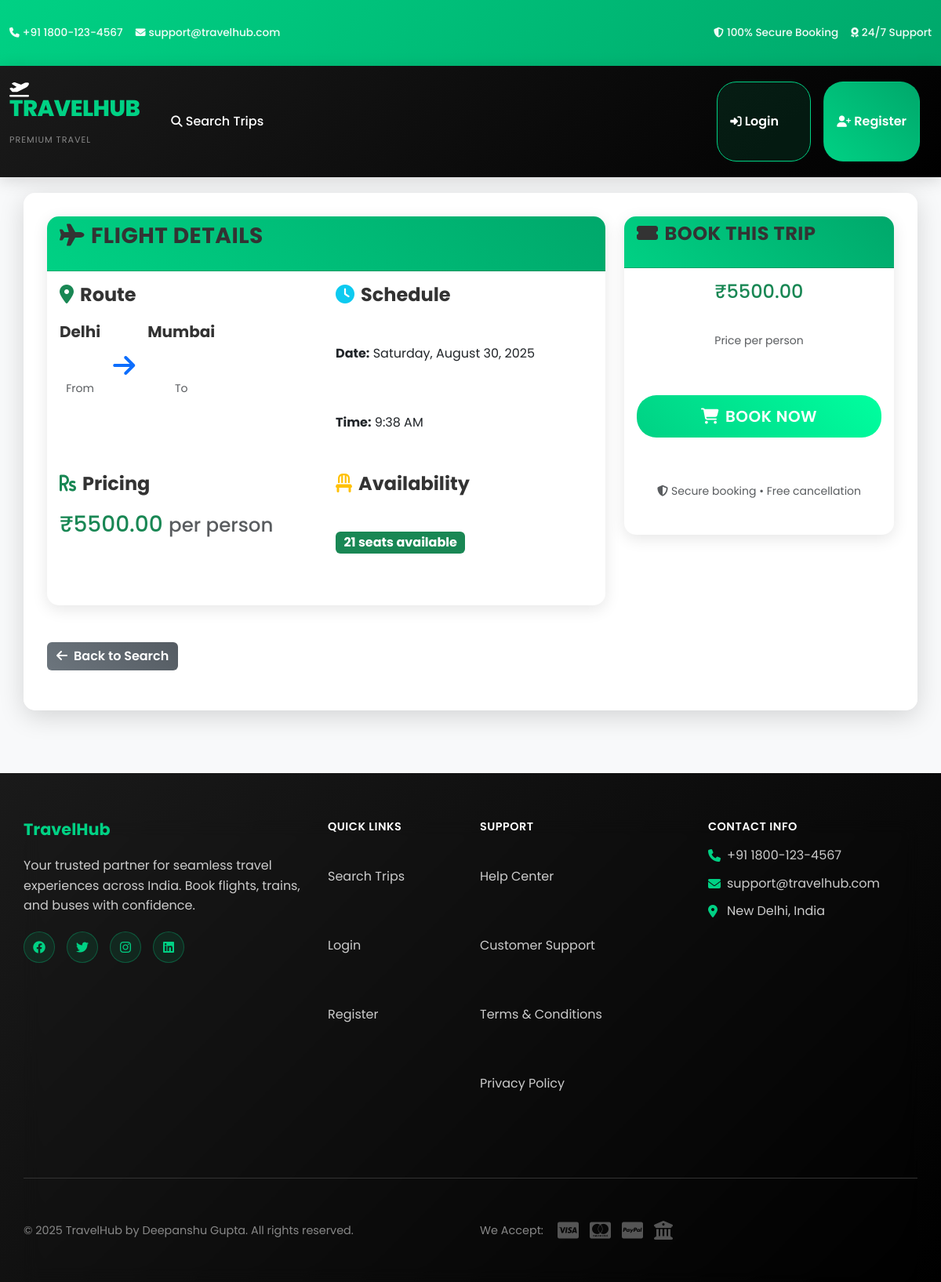
/1/, run on the app's committed database.
### trips/models.py (models this page shows, shortened)
class TravelOption(models.Model):
    FLIGHT = 'Flight'
    TRAIN = 'Train'
    BUS = 'Bus'
    TYPE_CHOICES = [
        (FLIGHT, 'Flight'),
        (TRAIN, 'Train'),
        (BUS, 'Bus'),
    ]
    type = models.CharField(max_length=10, choices=TYPE_CHOICES)
    source = models.CharField(max_length=100)
    destination = models.CharField(max_length=100)
    departure = models.DateTimeField()
    price = models.DecimalField(max_digits=10, decimal_places=2)
    available_seats = models.PositiveIntegerField()
    created_at = models.DateTimeField(auto_now_add=True)
    class Meta:
        ordering = ['departure']

### trips/views.py (the view)
# urls.py: path('<int:pk>/', views.trip_detail, name='detail'),
def trip_detail(request, pk):
    trip = get_object_or_404(TravelOption, pk=pk)
    return render(request, 'trips/trip_detail.html', {'trip': trip})

### templates/trips/trip_detail.html (shortened to what this page needs)
{% extends "base.html" %}
{% block content %}
<div class="container">
  <div class="page-container">
    <div class="row">
      <div class="col-md-8">
    <div class="card">
      <div class="card-header">
        <h3><i class="fas fa-{% if trip.type == 'Flight' %}plane{% elif trip.type == 'Train' %}train{% else %}bus{% endif %} me-2"></i>{{ trip.type }} Details</h3>
      </div>
      <div class="card-body">
        <div class="row mb-4">
          <div class="col-md-6">
            <h4><i class="fas fa-map-marker-alt me-2 text-success"></i>Route</h4>
            <div class="d-flex align-items-center">
              <div class="text-center">
                <h5>{{ trip.source }}</h5>
                <small class="text-muted">From</small>
              </div>
              <div class="mx-3">
                <i class="fas fa-arrow-right fa-2x text-primary"></i>
              </div>
              <div class="text-center">
                <h5>{{ trip.destination }}</h5>
                <small class="text-muted">To</small>
              </div>
            </div>
          </div>
          <div class="col-md-6">
            <h4><i class="fas fa-clock me-2 text-info"></i>Schedule</h4>
            <div class="mb-2">
              <strong>Date:</strong> {{ trip.departure|date:"l, F j, Y" }}
            </div>
            <div>
              <strong>Time:</strong> {{ trip.departure|date:"g:i A" }}
            </div>
          </div>
        </div>
        <div class="row mb-4">
          <div class="col-md-6">
            <h4><i class="fas fa-rupee-sign me-2 text-success"></i>Pricing</h4>
            <div class="h3 text-success">₹{{ trip.price }} <small class="text-muted">per person</small></div>
          </div>
          <div class="col-md-6">
            <h4><i class="fas fa-chair me-2 text-warning"></i>Availability</h4>
            {% if trip.available_seats > 10 %}
              <span class="badge bg-success fs-6">{{ trip.available_seats }} seats available</span>
            {% elif trip.available_seats > 0 %}
              <span class="badge bg-warning fs-6">Only {{ trip.available_seats }} seats left!</span>
            {% else %}
              <span class="badge bg-danger fs-6">Sold out</span>
            {% endif %}
          </div>
        </div>
      </div>
    </div>
  </div>
  <div class="col-md-4">
    <div class="card">
      <div class="card-header">
        <h4><i class="fas fa-ticket-alt me-2"></i>Book This Trip</h4>
      </div>
      <div class="card-body text-center">
        {% if trip.available_seats > 0 %}
          <div class="mb-3">
            <div class="h4 text-success">₹{{ trip.price }}</div>
            <small class="text-muted">Price per person</small>
          </div>
          <a class="btn btn-success btn-lg w-100" href="{% url 'bookings:create' trip.pk %}">
            <i class="fas fa-shopping-cart me-2"></i>Book Now
          </a>
          <div class="mt-3">
            <small class="text-muted">
              <i class="fas fa-shield-alt me-1"></i>Secure booking • Free cancellation
            </small>
          </div>
        {% endif %}
      </div>
    </div>
  </div>
</div>
<div class="mt-4">
  <a href="{% url 'trips:list' %}" class="btn btn-secondary">
    <i class="fas fa-arrow-left me-2"></i>Back to Search
    </a>
    </div>
  </div>
</div>
{% endblock %}

### static/css/styles.css (style rules this page uses)
* { margin: 0; padding: 0; box-sizing: border-box; }
body { background: #f8f9fa; min-height: 100vh; color: #333; font-family: 'Poppins', 'Segoe UI', Tahoma, Geneva, Verdana, sans-serif; line-height: 5; }
.container { background: rgba(255, 255, 255, 0.98); padding: 30px; border-radius: 15px; box-shadow: 0 8px 32px rgba(0, 0, 0, 0.15); backdrop-filter: blur(10px); margin-top: 20px; }
.btn-success { background: linear-gradient(45deg, #00d184, #00ff9f); border: none; transition: all 0.3s ease; font-weight: 600; text-transform: uppercase; letter-spacing: 0.5px; padding: 12px 30px; border-radius: 25px; }
.btn-secondary { background: linear-gradient(45deg, #6c757d, #545b62); border: none; transition: all 0.3s ease; font-weight: 600; }
.card { border: none; border-radius: 15px; box-shadow: 0 5px 20px rgba(0, 0, 0, 0.1); transition: all 0.3s ease; overflow: hidden; }
.card-header { background: linear-gradient(45deg, #00d184, #00a86b); color: white; font-weight: 600; text-transform: uppercase; letter-spacing: 0.5px; }
h1, h2, h3, h4, h5, h6 { color: #333; font-weight: 700; margin-bottom: 20px; }
.container { background: transparent; padding: 0; border-radius: 0; box-shadow: none; margin-top: 0; }
.page-container { background: rgba(255, 255, 255, 0.98); padding: 30px; border-radius: 15px; box-shadow: 0 8px 32px rgba(0, 0, 0, 0.15); margin: 20px auto; max-width: 1200px; }

### data on the page
TravelOption: type "FLIGHT", source "Delhi", destination "Mumbai", departure "Saturday, August 30, 2025", departure "9:38 AM", price "5500.00", available_seats "21"
